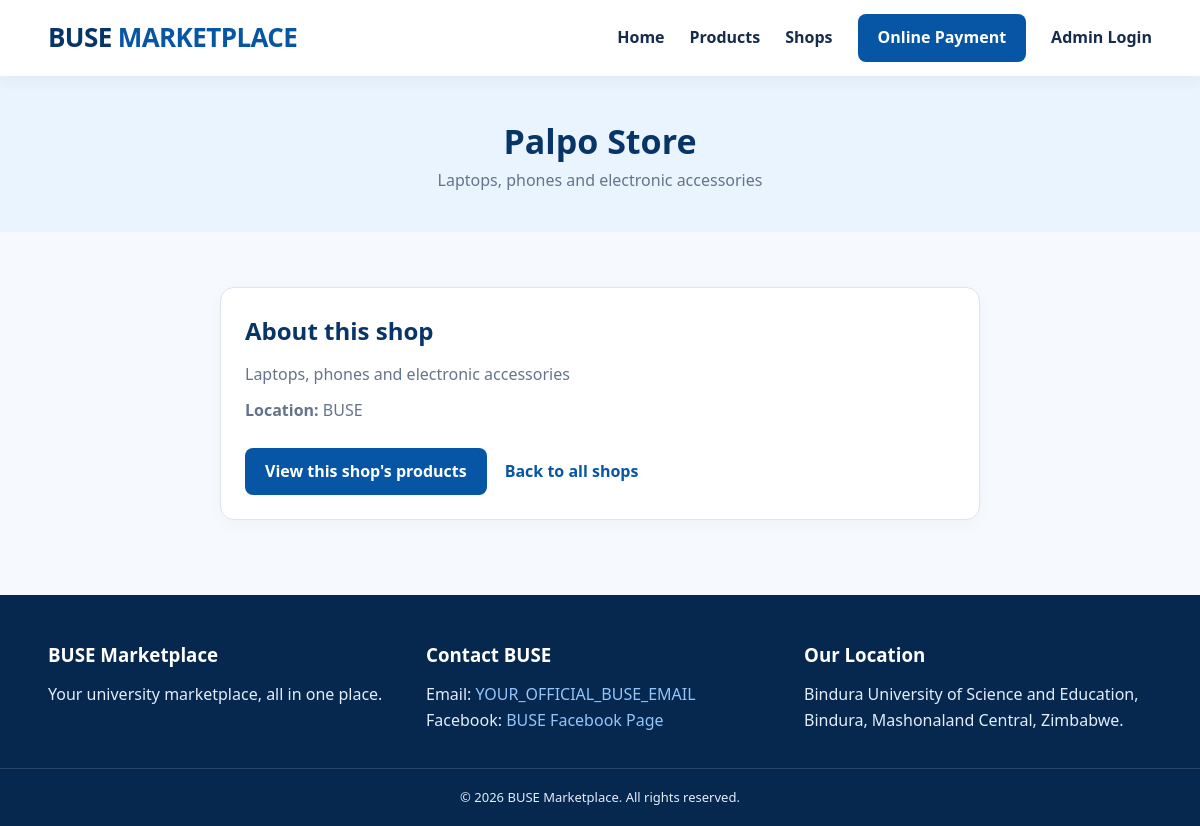
Screenshot of /html/php/shop.php?shop=Palpo Store with the database file from the repository.
### tables this page shows
CREATE TABLE shops (
    id INT AUTO_INCREMENT PRIMARY KEY,
    shop_name VARCHAR(100) NOT NULL,
    description TEXT,
    location VARCHAR(150),
    email VARCHAR(150),
    phone VARCHAR(20),
    image VARCHAR(255),
    created_at TIMESTAMP DEFAULT CURRENT_TIMESTAMP
);

### html/php/shop.php (the view, shortened to what this page needs)
<?php
require_once __DIR__ . "/db.php";
$shopName = trim($_GET["shop"] ?? "");
$stmt = $pdo->prepare(
    "SELECT shop_name, description, location, email, phone, image
     FROM shops WHERE shop_name = ? LIMIT 1"
);
$stmt->execute([$shopName]);
$shop = $stmt->fetch();
    ?>
    <?php
include __DIR__ . "/header.php";
?>
<section class="page-banner">
    <div class="container">
        <h1><?= htmlspecialchars($shop["shop_name"], ENT_QUOTES, "UTF-8") ?></h1>
        <p><?= htmlspecialchars(
            $shop["description"] ?? "Marketplace shop",
            ENT_QUOTES,
            "UTF-8"
        ) ?></p>
    </div>
</section>
<section class="section">
    <div class="container">
        <article class="dashboard-card shop-detail-card">
            <h2>About this shop</h2>
            <p><?= htmlspecialchars(
                $shop["description"] ?? "No shop description is available yet.",
                ENT_QUOTES,
                "UTF-8"
            ) ?></p>
            <?php if (!empty($shop["location"])): ?>
                <p><strong>Location:</strong>
                    <?= htmlspecialchars($shop["location"], ENT_QUOTES, "UTF-8") ?>
                </p>
            <?php endif; ?>
            <div class="shop-detail-actions">
                <a class="btn" href="products.php?shop=<?= rawurlencode($shop["shop_name"]) ?>">
                    View this shop's products
                </a>
                <a class="text-link" href="shops.php">Back to all shops</a>
            </div>
        </article>
    </div>
</section>
<?php include __DIR__ . "/footer.php"; ?>

### html/css/styles.css (style rules this page uses)
:root { --blue: #0756a5; --dark-blue: #073568; --light-blue: #eaf4ff; --white: #ffffff; --text: #172b4d; --muted: #64748b; --border: #dce5ef; }
* { margin: 0; padding: 0; box-sizing: border-box; }
body { font-family: "Segoe UI", Arial, sans-serif; background: #f6f9fd; color: var(--text); line-height: 1.6; }
a { text-decoration: none; color: inherit; }
.container { width: min(1120px, 92%); margin: auto; }
.nav-login, .btn { background: var(--blue); color: white; padding: 11px 20px; border-radius: 8px; display: inline-block; border: none; cursor: pointer; font-weight: 700; transition: .2s; }
.section { padding: 55px 0; }
.shop-card, .product-card, .form-card, .dashboard-card { background: white; border: 1px solid var(--border); border-radius: 14px; overflow: hidden; box-shadow: 0 5px 20px #102a4308; }
.text-link { display: inline-block; margin-top: 15px; color: var(--blue); font-weight: 700; }
.shop-detail-card { max-width: 760px; margin: 0 auto; padding: clamp(24px, 5vw, 42px); }
.shop-detail-card h2 { margin-bottom: 12px; color: var(--dark-blue); }
.shop-detail-card p { margin: 10px 0; color: var(--muted); }
.shop-detail-actions { display: flex; align-items: center; flex-wrap: wrap; gap: 10px 18px; margin-top: 24px; }
.shop-detail-actions .text-link { margin-top: 0; }
.page-banner { background: var(--light-blue); padding: 38px 0; text-align: center; }
.page-banner h1 { color: var(--dark-blue); font-size: 34px; }
.page-banner p { color: var(--muted); }
.dashboard-card { padding: 24px; margin-bottom: 20px; }

### rows the page displays
shops: shop_name "Palpo Store", description "Laptops, phones and electronic accessories", location "BUSE"
